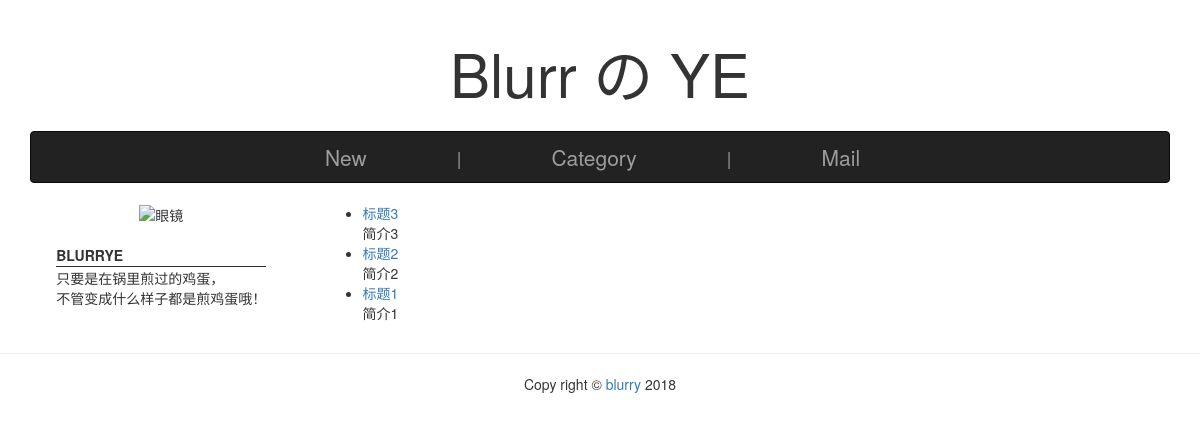
The app's page /, older data.
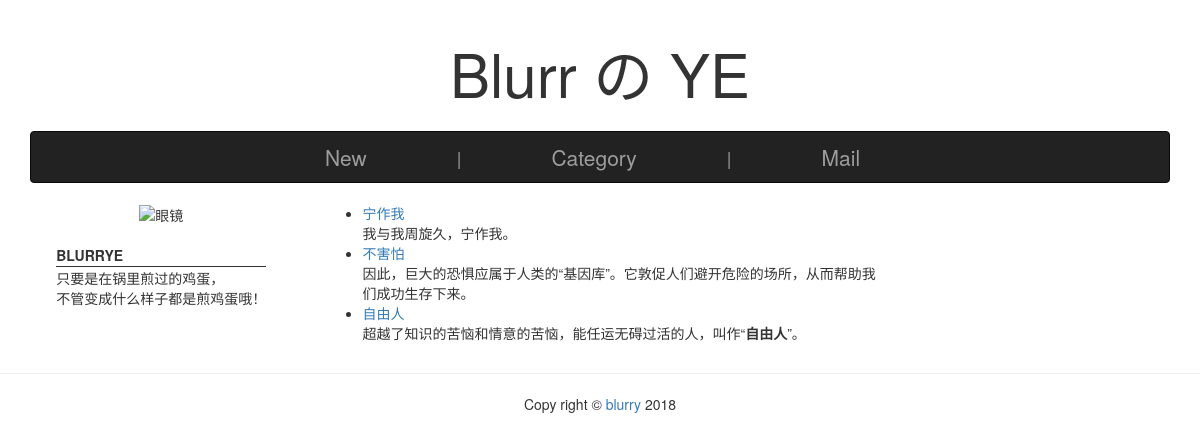
The same page, newer data.
### blog/models.py (models this page shows, shortened)
class Post(models.Model):
    title = models.CharField(max_length=100)
    body = RichTextField()
    created_time = models.DateTimeField(auto_now_add=True)
    modified_time = models.DateTimeField(auto_now=True)
    excerpt = RichTextField()
    category = models.ForeignKey(Category, on_delete=models.DO_NOTHING)
    tags = models.ManyToManyField(Tag, blank=True)
    author = models.ForeignKey(User)
    authorship = models.CharField(max_length=20, blank=True)
    class Meta:
        verbose_name = '文章'
        verbose_name_plural = verbose_name
        ordering = ['-created_time']

### blog/views.py (the view)
# urls.py: url(r'^$', views.index, name='index'),
def index(request):
    post_list = Post.objects.all()
    return render(request, 'blog/index.html', locals())

### templates/blog/index.html (shortened to what this page needs)
{% extends 'blog/base.html' %}
{% load static %}
{% block body %}
    <div class="container">
        <div class="row">
            <div class="col-md-12">
                <div id="blurry" class="text-center">
                    Blurr の YE
                </div>
            </div>
        </div>
        <div class="row">
            <div class="col-md-12">
                <nav id="navbar" class="navbar navbar-inverse" role="navigation">
                    <div class="container-fluid">
                        <div class="navbar-header">
                            <a class="navbar-brand" href="#">New</a>
                        </div>
                        <div class="navbar-header">
                            <span class="navbar-brand">&nbsp;&nbsp;|&nbsp;&nbsp;</span>
                        </div>
                        <div class="navbar-header">
                            <a class="navbar-brand" href="#">Category</a>
                        </div>
                        <div class="navbar-header">
                            <span class="navbar-brand">&nbsp;&nbsp;|&nbsp;&nbsp;</span>
                        </div>
                        <div class="navbar-header">
                            <a class="navbar-brand" href="#">Mail</a>
                        </div>
                    </div>
                </nav>
            </div>
        </div>
        <div class="row">
            <div class="col-md-3">
                <div class="text-center">
                    <img src="https://timgsa.baidu.com/timg?image&quality=80&size=b9999_10000&sec=1521810423278&di=aacc257f72a0f4f762ba04bb4dd0cbe2&imgtype=0&src=http%3A%2F%2Fp4.gexing.com%2FG1%2FM00%2F9D%2FBA%2FrBACE1J94jrDGTMTAABS_00Yi-E359.jpg" alt="眼镜">
                </div>
                <div id="left-content">
                    <div>
                        <br />
                        <strong>BLURRYE</strong>
                    </div>
                        <hr id="hr-left" />
                    <div>
                        只要是在锅里煎过的鸡蛋，
                        <br />
                        不管变成什么样子都是煎鸡蛋哦！
                    </div>
                </div>
            </div>
            <div class="col-md-6">
                <ul>
                    {% for post in post_list %}
                        <li>
                            <a href="{% url 'blog:detail' post.pk %}">
                                {{ post.title }}
                            </a>
                            <br/>
                            {{ post.excerpt|safe }}
                        </li>
                    {% empty %}
                        暂无博文！
                    {% endfor %}
                </ul>
            </div>
            <div class="col-md-3">
            </div>
        </div>
    </div>
{% endblock %}

### templates/blog/base.html (shortened to what this page needs)
{% load staticfiles %}
<!DOCTYPE html>
<html lang="zh-CN">
<head>
    <link href="{% static 'bootstrap-3.3.7/css/bootstrap.min.css' %}" rel="stylesheet">
    <link href="{% static 'css.css' %}" rel="stylesheet">
</head>
<body>
{% block body %}{% endblock %}
<hr>
<footer class="text-center">
    <div>
        Copy right &#169;
        <a href="#">blurry</a>
        2018
        <br><br>
    </div>
</footer>
</body>
</html>

### static/css.css (style rules this page uses)
#blurry { font-size: 60px; padding: 30px 0 15px 0; }
#navbar { display: flex; }
#navbar a { font-size: 150%; text-align: center; padding-left: 80px; padding-right: 80px; }
#left-content { padding-left: 10%; padding-right: 10%; }
#hr-left { margin-top: 1px; margin-bottom: 1px; *margin: 0; border: 0; color: #333; background-color: #333; height: 1px }

Row changes from the older to the newer data that the page shows:
changed Post: title "标题3" → "宁作我"; excerpt "简介3" → "我与我周旋久，宁作我。"
changed Post: title "标题2" → "不害怕"; excerpt "简介2" → "因此，巨大的恐惧应属于人类的“基因库”。它敦促人们避开危险的场所，从而帮助我们成功生存下来。"
changed Post: title "标题1" → "自由人"; excerpt "简介1" → "超越了知识的苦恼和情意的苦恼，能任运无碍过活的人，叫作“ 自由人 ”。"
